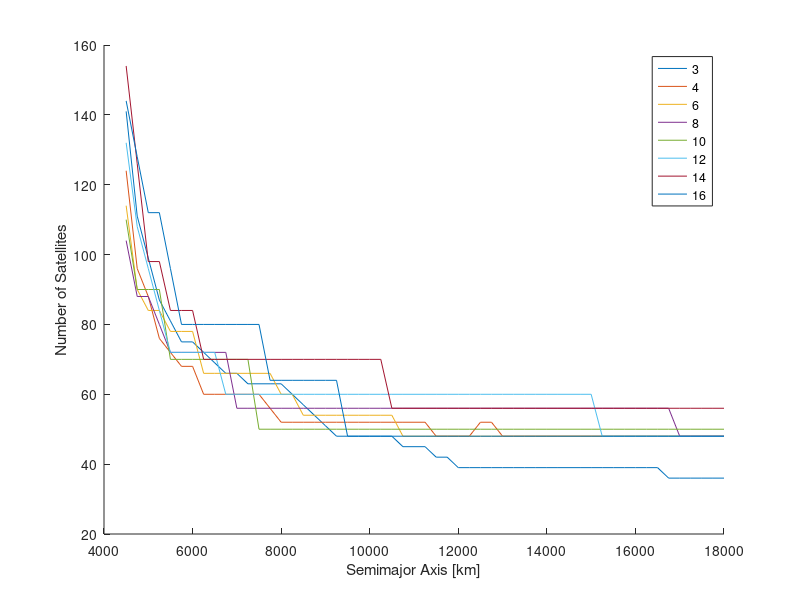
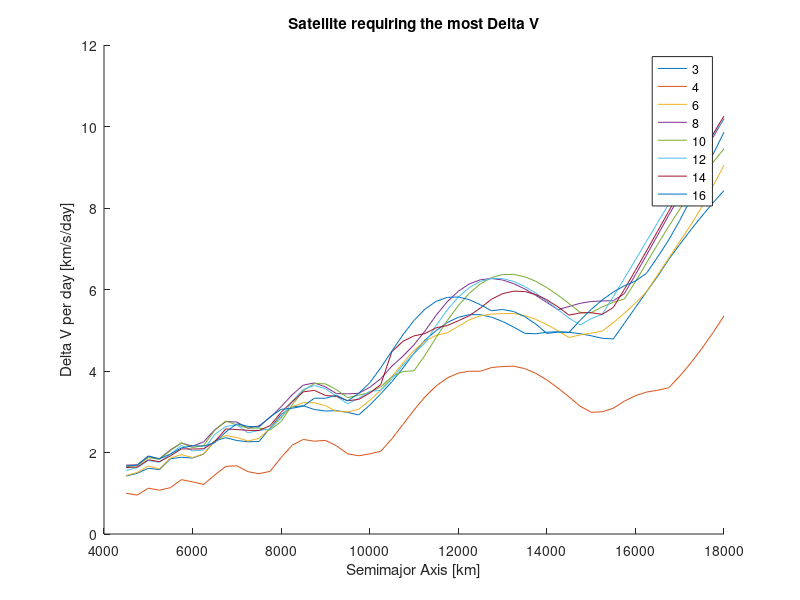
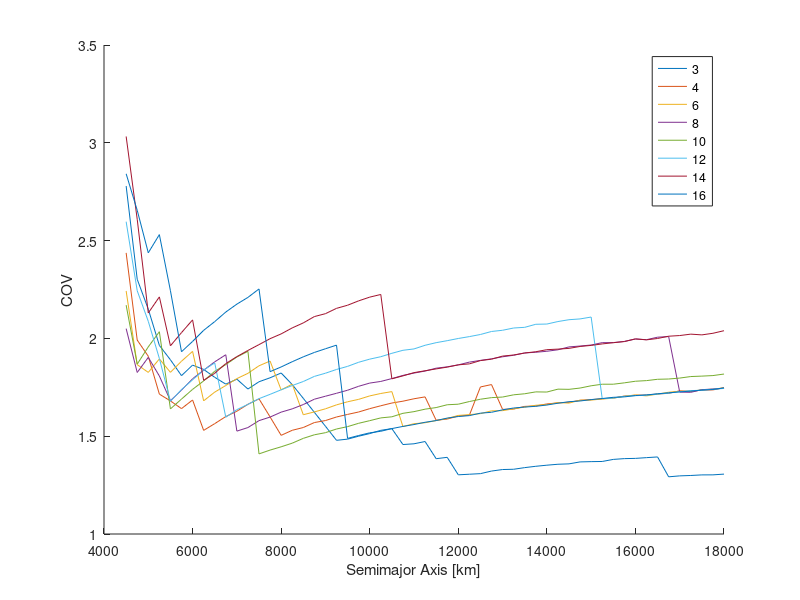

MATLAB code for these plots, in order: (Note: this script raises an error after producing the figures.)
%% Constellation Element Trade 35degree
% add forcemodel
clear ; close all ; clc ;

% results = xlsread( 'CTR_35d_2.csv' ) ;
% save( 'CTR_35d.mat' ) ;

load( 'CTR_35d.mat' ) ;
aR = results( : , 1 ) ;
iR = results( : , 2 ) ;
TR = results( : , 3 ) ;
PR = results( : , 4 ) ;
COVaR = results( : , 7 ) ;
COVsR = results( : , 8 ) ;
dvmaxR = results( : , 9 ) ;
dvavgR = results( : , 10 ) ;
P = [ 3 , 4 , 6 , 8 , 10 , 12 , 14 , 16 ] ;

for ii = 1:length(P)
        index = find( PR == P(ii) ) ;
        a(:,ii) = aR( index ) ;
        i(:,ii) = iR( index ) ;
        T(:,ii) = TR( index ) ;
        Ps(:,ii) = PR( index ) ;
        dvmax(:,ii) = dvmaxR( index ) ;
        dvavg(:,ii) = dvavgR( index ) ;
        a(:,ii) = aR( index ) ;
        i(:,ii) = iR( index ) ;
        T(:,ii) = TR( index ) ;
        COVa(:,ii) = COVaR( index ) ;
        COVs(:,ii) = COVsR( index ) ;
        dvmax(:,ii) = dvmaxR( index ) ;
        dvavg(:,ii) = dvavgR( index ) ;
end
aLabel = a(:,1) ;

figure
hold on
for ii = 1:length(P)
    plot( a(:,ii) , T(:,ii) )
end
hold off
xlabel( 'Semimajor Axis [km]' )
ylabel( 'Number of Satellites' )
legend( '3' , '4' , '6' , '8' , '10' , '12' , '14' , '16' ) ;
% 
figure
hold on
for ii = 1:length(P)
    plot( a(:,ii) , dvmax(:,ii) )
end
hold off
title( 'Satellite requiring the most Delta V' )
xlabel( 'Semimajor Axis [km]' )
ylabel( 'Delta V per day [km/s/day]' )
legend( '3' , '4' , '6' , '8' , '10' , '12' , '14' , '16' ) ;

figure
hold on
for ii = 1:length(P)
    plot( a(:,ii) , COVa(:,ii) )
end
hold off
xlabel( 'Semimajor Axis [km]' )
ylabel( 'COV' )
legend( '3' , '4' , '6' , '8' , '10' , '12' , '14' , '16' ) ;

Tmap = mapHL( T , 9 ) ;
Pmap = mapHL( Ps , 5 ) ;
dvmap = mapHL( dvmax , 7 ) ;
COVmap = mapHL( COVa , 1 ) ;
intersection = pinter( P ) ;
D = size( a ) ;
intersectionFull = intersection ;
for ii = 2:D(1)
    intersectionFull = [ intersectionFull ; intersection ] ;
end
imap = mapHL( intersectionFull , 3 ) ;

score = Tmap + Pmap + dvmap + COVmap + imap ;
figure
surf( P , aLabel , score )
xlabel( 'Planes' )
ylabel( 'Semimajor Axis [km]' )
zlabel( 'Score in Trade Study' )





function Amap = mapHL( A , weight )
maximum = max( max( A ) ) ;
offset = min( min( A ) ) ;
D = size( A ) ;
    for ii = 1:D(1)
        for jj = 1:D(2) 
            Amap(ii,jj) = weight*( 10 - floor( 10*( A(ii,jj) - offset )/( maximum - offset ) ) ) ;
        end
    end
end

function inter = pinter( P )
ending = length(P) ;
    for jj = 1:ending
        interv = 0 ;
        for ii = 1:P(jj)-1
            interv = interv + ii ;
        end
        inter(jj) = interv*2 ;
    end
end
